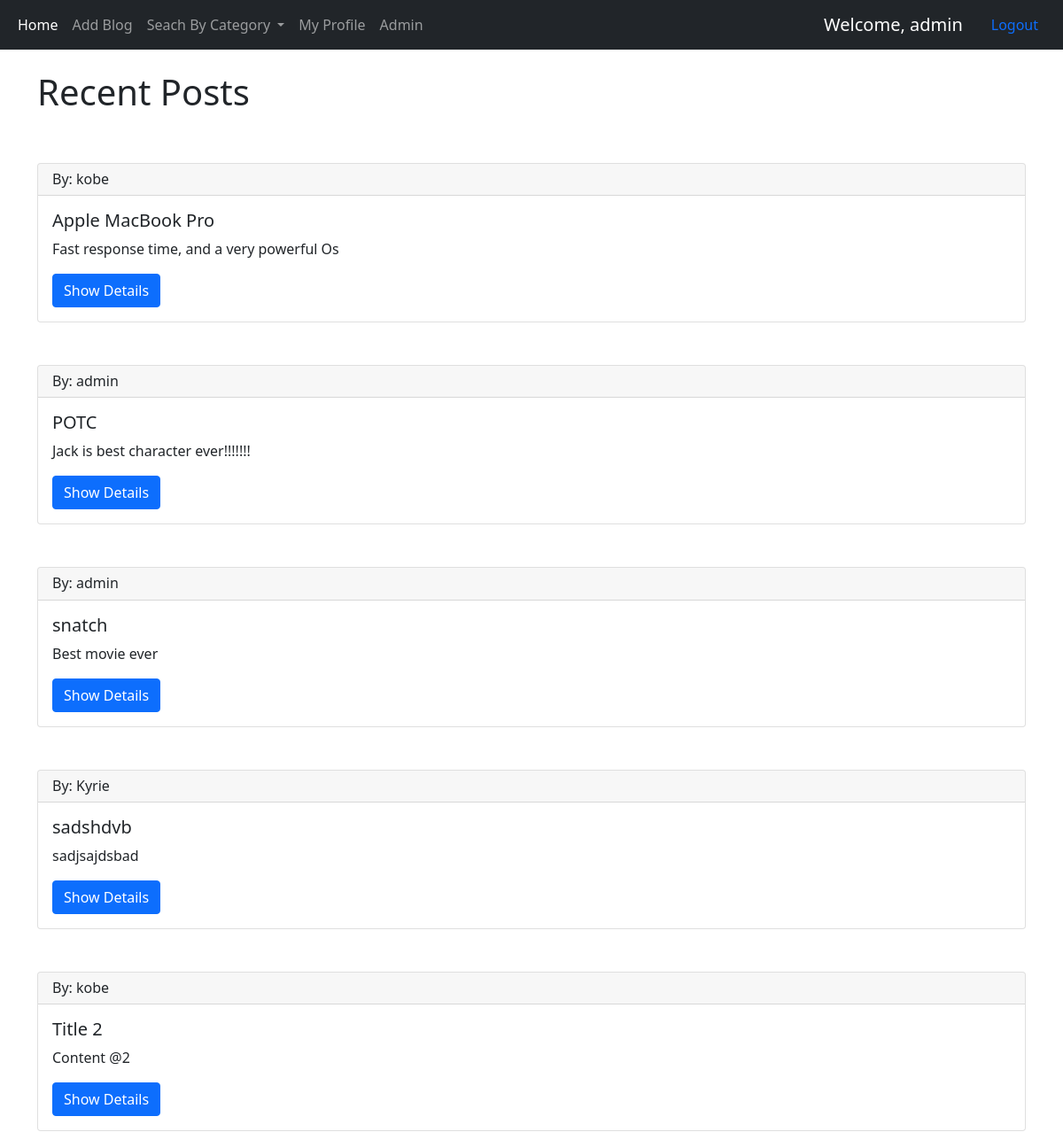
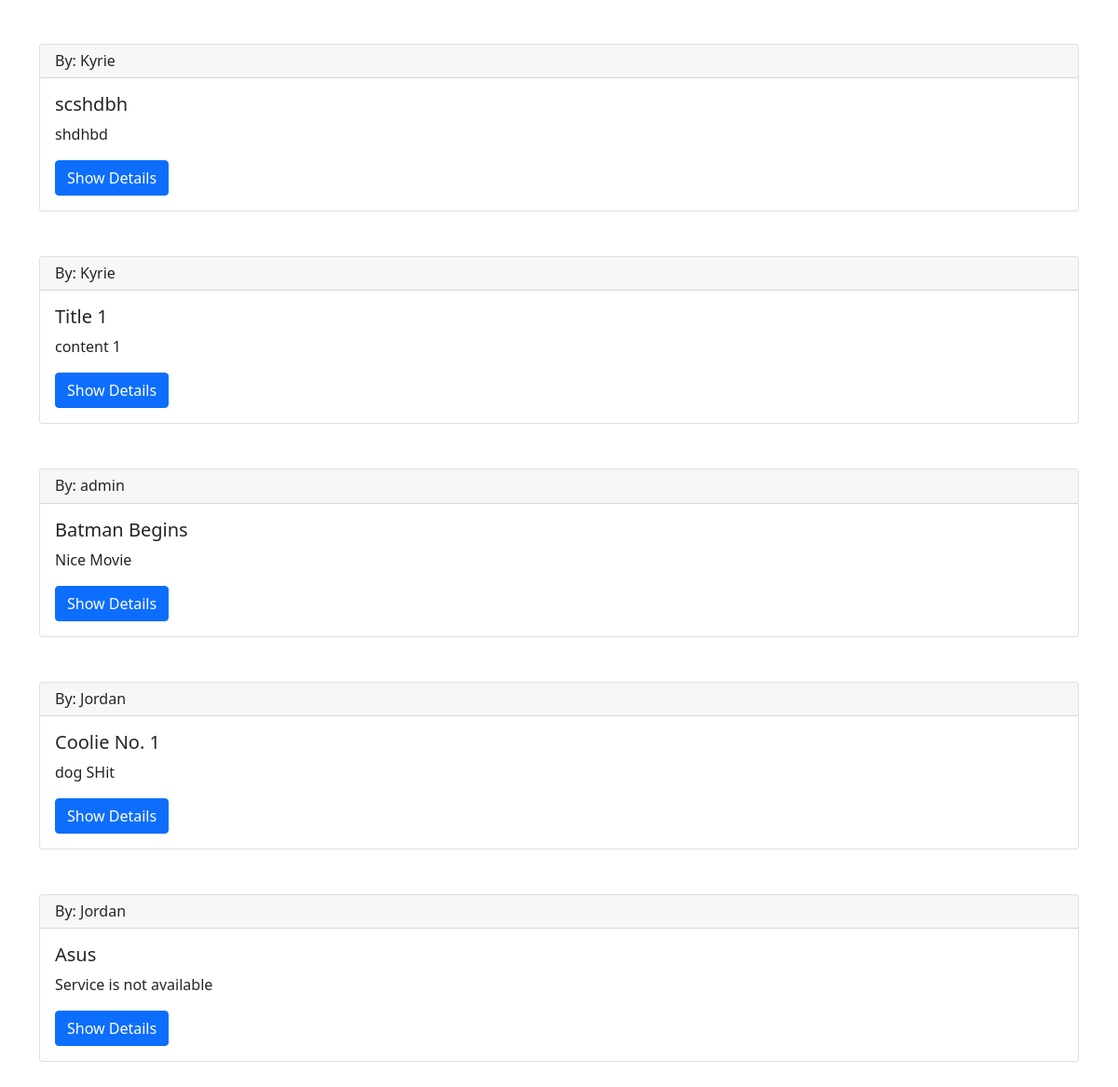
Screenshot of / (signed in) with the database file from the repository (2 pictures, top to bottom).
### blogs/models.py (models this page shows, shortened)
class Article(models.Model):
	title=	models.CharField(max_length= 30, null=False)
	author=  models.ForeignKey(User, on_delete= models.CASCADE)
	content=	models.TextField()
	post_date= models.DateField(auto_now_add= True)
	category=	models.CharField(max_length= 30, default= 'Uncategorised')
	likes= models.ManyToManyField(User, related_name='blog_posts')
	def get_absolute_url(self):
		return reverse("article-detail", kwargs={"my_id": self.id})

### pages/views.py (the view)
# urls.py: path('', home_view, name='home'),
def home_view(request, *args, **kwargs):
	if not request.user.is_authenticated:
		return redirect('login')
	query_set = Article.objects.all()
	my_list = query_set[::-1]
	context = {
		'object_list' : my_list
	}
	return render(request, 'home.html', context)

### templates/home.html
{% extends 'base.html' %}
{% block content%}
<br>
<h1>
	Recent Posts
</h1>
<br><br>
{% for item in object_list %}
<div class="card">
  <h6 class="card-header">By: {{ item.author }}</h6>
  <div class="card-body">
    <h5 class="card-title"> {{ item.title }} </h5>
    <p class="card-text"> {{ item.content }} </p>
    <a href= "{{ item.get_absolute_url }}" class="btn btn-primary"> Show Details </a>
  </div>
</div>
<br><br>
{% endfor %}
{% endblock %}

### templates/base.html (shortened to what this page needs)
<!doctype html>
<html lang="en">
  <head>
    <link href="https://cdn.jsdelivr.net/npm/bootstrap@5.0.0-beta1/dist/css/bootstrap.min.css" rel="stylesheet">
  </head>
  <body>
	{% include 'navbar.html' %}
	<div class="container">
		{% block content %}{% endblock %}
	</div>
  </body>
</html>

### templates/navbar.html (shortened to what this page needs)
    <nav class="navbar navbar-expand-lg navbar-dark bg-dark">
  <div class="container-fluid">
    <div class="collapse navbar-collapse" id="navbarSupportedContent">
      <ul class="navbar-nav me-auto mb-2 mb-lg-0">
        <li class="nav-item">
          <a class="nav-link active" aria-current="page" href="{% url 'home' %}">Home</a>
        </li>
        <li class="nav-item">
          <a class="nav-link" href="{% url 'article-create' %}">Add Blog</a>
        </li>
        <li class="nav-item dropdown">
          <a class="nav-link dropdown-toggle" href="#" id="navbarDropdown" role="button" data-bs-toggle="dropdown" aria-expanded="false">
            Seach By Category
          </a>
        </li>
        <li class="nav-item">
          <a class="nav-link" href="{% url 'profile' %}">My Profile</a>
        </li>
        {% if request.user.username == 'admin' %}
        <li class="nav-item">
          <a class="nav-link" href="http://127.0.0.1:8000/admin">Admin</a>
        </li>
        {% else %}
        <li class="nav-item">
          <a class="nav-link disabled" href="#" tabindex="-1" aria-disabled="true">Admin</a>
        </li>
        {% endif %}
      </ul>
      <form class="d-flex">
        <a class="navbar-brand" href="#">Welcome, {{ request.user }}</a>
        <a class="nav-link" href="{% url 'logout' %}">Logout</a>
      </form>
    </div>
  </div>
</nav>

### rows the page displays
Article: author "kobe", title "Apple MacBook Pro", content "Fast response time, and a very powerful Os"
Article: author "admin", title "POTC", content "Jack is best character ever!!!!!!!"
Article: author "admin", title "snatch", content "Best movie ever"
Article: author "Kyrie", title "sadshdvb", content "sadjsajdsbad"
Article: author "kobe", title "Title 2", content "Content @2"
Article: author "Kyrie", title "scshdbh", content "shdhbd"
Article: author "Kyrie", title "Title 1", content "content 1"
Article: author "admin", title "Batman Begins", content "Nice Movie"
Article: author "Jordan", title "Coolie No. 1", content "dog SHit"
Article: author "Jordan", title "Asus", content "Service is not available"

### other values shown
{{ request.user }} "admin"
